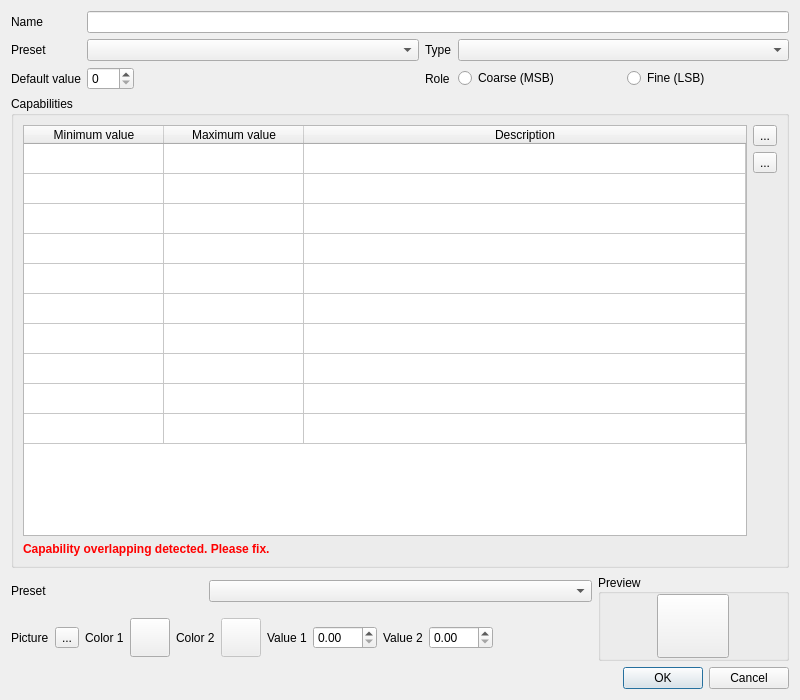
<?xml version="1.0" encoding="UTF-8"?>
<ui version="4.0">
 <author>Massimo Callegari</author>
 <comment>
  Q Light Controller Plus
  editchannel.ui

  Copyright (c) 2015 Massimo Callegari

  Licensed under the Apache License, Version 2.0 (the &quot;License&quot;);
  you may not use this file except in compliance with the License.
  You may obtain a copy of the License at

      http://www.apache.org/licenses/LICENSE-2.0.txt

  Unless required by applicable law or agreed to in writing, software
  distributed under the License is distributed on an &quot;AS IS&quot; BASIS,
  WITHOUT WARRANTIES OR CONDITIONS OF ANY KIND, either express or implied.
  See the License for the specific language governing permissions and
  limitations under the License.
 </comment>
 <class>EditChannel</class>
 <widget class="QDialog" name="EditChannel">
  <property name="geometry">
   <rect>
    <x>0</x>
    <y>0</y>
    <width>800</width>
    <height>700</height>
   </rect>
  </property>
  <property name="windowTitle">
   <string>Edit Channel</string>
  </property>
  <layout class="QGridLayout" name="gridLayout_2">
   <item row="9" column="0" colspan="2">
    <widget class="QDialogButtonBox" name="buttonBox">
     <property name="orientation">
      <enum>Qt::Horizontal</enum>
     </property>
     <property name="standardButtons">
      <set>QDialogButtonBox::Cancel|QDialogButtonBox::Ok</set>
     </property>
    </widget>
   </item>
   <item row="7" column="0" colspan="2">
    <widget class="QGroupBox" name="groupBox_2">
     <property name="sizePolicy">
      <sizepolicy hsizetype="Preferred" vsizetype="Expanding">
       <horstretch>0</horstretch>
       <verstretch>0</verstretch>
      </sizepolicy>
     </property>
     <property name="title">
      <string>Capabilities</string>
     </property>
     <layout class="QGridLayout" name="gridLayout">
      <item row="0" column="0" rowspan="6">
       <widget class="QTableWidget" name="m_capabilityList">
        <property name="rowCount">
         <number>10</number>
        </property>
        <property name="columnCount">
         <number>3</number>
        </property>
        <attribute name="horizontalHeaderCascadingSectionResizes">
         <bool>false</bool>
        </attribute>
        <attribute name="horizontalHeaderDefaultSectionSize">
         <number>140</number>
        </attribute>
        <attribute name="horizontalHeaderStretchLastSection">
         <bool>true</bool>
        </attribute>
        <attribute name="verticalHeaderVisible">
         <bool>false</bool>
        </attribute>
        <row/>
        <row/>
        <row/>
        <row/>
        <row/>
        <row/>
        <row/>
        <row/>
        <row/>
        <row/>
        <column>
         <property name="text">
          <string>Minimum value</string>
         </property>
        </column>
        <column>
         <property name="text">
          <string>Maximum value</string>
         </property>
        </column>
        <column>
         <property name="text">
          <string>Description</string>
         </property>
        </column>
       </widget>
      </item>
      <item row="6" column="0">
       <widget class="QLabel" name="m_invalidMinMax">
        <property name="sizePolicy">
         <sizepolicy hsizetype="Preferred" vsizetype="Fixed">
          <horstretch>0</horstretch>
          <verstretch>0</verstretch>
         </sizepolicy>
        </property>
        <property name="text">
         <string>&lt;font color=&quot;red&quot;&gt;&lt;b&gt;Capability overlapping detected. Please fix.&lt;/b&gt;&lt;/font&gt;</string>
        </property>
       </widget>
      </item>
      <item row="1" column="1">
       <widget class="QToolButton" name="m_wizardButton">
        <property name="toolTip">
         <string>Capability wizard</string>
        </property>
        <property name="text">
         <string notr="true">...</string>
        </property>
        <property name="icon">
         <iconset resource="../ui/src/qlcui.qrc">
          <normaloff>:/wizard.png</normaloff>:/wizard.png</iconset>
        </property>
        <property name="iconSize">
         <size>
          <width>32</width>
          <height>32</height>
         </size>
        </property>
       </widget>
      </item>
      <item row="2" column="1" rowspan="5">
       <spacer>
        <property name="orientation">
         <enum>Qt::Vertical</enum>
        </property>
        <property name="sizeHint" stdset="0">
         <size>
          <width>20</width>
          <height>84</height>
         </size>
        </property>
       </spacer>
      </item>
      <item row="0" column="1">
       <widget class="QToolButton" name="m_removeCapabilityButton">
        <property name="toolTip">
         <string>Remove the selected capability</string>
        </property>
        <property name="text">
         <string notr="true">...</string>
        </property>
        <property name="icon">
         <iconset resource="../ui/src/qlcui.qrc">
          <normaloff>:/edit_remove.png</normaloff>:/edit_remove.png</iconset>
        </property>
        <property name="iconSize">
         <size>
          <width>32</width>
          <height>32</height>
         </size>
        </property>
       </widget>
      </item>
     </layout>
    </widget>
   </item>
   <item row="0" column="0" colspan="2">
    <layout class="QGridLayout" name="gridLayout_3">
     <item row="2" column="1">
      <widget class="QSpinBox" name="m_defaultValSpin">
       <property name="sizePolicy">
        <sizepolicy hsizetype="Fixed" vsizetype="Fixed">
         <horstretch>0</horstretch>
         <verstretch>0</verstretch>
        </sizepolicy>
       </property>
       <property name="maximum">
        <number>255</number>
       </property>
      </widget>
     </item>
     <item row="0" column="0">
      <widget class="QLabel" name="m_nameLabel">
       <property name="sizePolicy">
        <sizepolicy hsizetype="Preferred" vsizetype="Preferred">
         <horstretch>0</horstretch>
         <verstretch>0</verstretch>
        </sizepolicy>
       </property>
       <property name="text">
        <string>Name</string>
       </property>
      </widget>
     </item>
     <item row="1" column="1">
      <widget class="QComboBox" name="m_presetCombo">
       <property name="sizePolicy">
        <sizepolicy hsizetype="Expanding" vsizetype="Fixed">
         <horstretch>0</horstretch>
         <verstretch>0</verstretch>
        </sizepolicy>
       </property>
       <property name="iconSize">
        <size>
         <width>24</width>
         <height>24</height>
        </size>
       </property>
      </widget>
     </item>
     <item row="1" column="3">
      <widget class="QComboBox" name="m_typeCombo">
       <property name="sizePolicy">
        <sizepolicy hsizetype="Expanding" vsizetype="Fixed">
         <horstretch>0</horstretch>
         <verstretch>0</verstretch>
        </sizepolicy>
       </property>
       <property name="toolTip">
        <string>The group this channel belongs to</string>
       </property>
       <property name="iconSize">
        <size>
         <width>24</width>
         <height>24</height>
        </size>
       </property>
      </widget>
     </item>
     <item row="2" column="0">
      <widget class="QLabel" name="label_4">
       <property name="text">
        <string>Default value</string>
       </property>
      </widget>
     </item>
     <item row="1" column="2">
      <widget class="QLabel" name="m_groupLabel">
       <property name="sizePolicy">
        <sizepolicy hsizetype="Preferred" vsizetype="Preferred">
         <horstretch>0</horstretch>
         <verstretch>0</verstretch>
        </sizepolicy>
       </property>
       <property name="text">
        <string>Type</string>
       </property>
      </widget>
     </item>
     <item row="1" column="0">
      <widget class="QLabel" name="m_presetLabel">
       <property name="text">
        <string>Preset</string>
       </property>
      </widget>
     </item>
     <item row="0" column="1" colspan="3">
      <widget class="QLineEdit" name="m_nameEdit">
       <property name="toolTip">
        <string>The name of this channel</string>
       </property>
      </widget>
     </item>
     <item row="2" column="2">
      <widget class="QLabel" name="label_5">
       <property name="text">
        <string>Role</string>
       </property>
      </widget>
     </item>
     <item row="2" column="3">
      <layout class="QHBoxLayout" name="horizontalLayout">
       <item>
        <widget class="QRadioButton" name="m_msbRadio">
         <property name="text">
          <string>Coarse (MSB)</string>
         </property>
        </widget>
       </item>
       <item>
        <widget class="QRadioButton" name="m_lsbRadio">
         <property name="text">
          <string>Fine (LSB)</string>
         </property>
        </widget>
       </item>
      </layout>
     </item>
    </layout>
   </item>
   <item row="8" column="0" colspan="2">
    <layout class="QGridLayout" name="m_presetGrid">
     <item row="0" column="0">
      <widget class="QLabel" name="m_capPresetLabel">
       <property name="text">
        <string>Preset</string>
       </property>
      </widget>
     </item>
     <item row="0" column="1" colspan="2">
      <widget class="QComboBox" name="m_capPresetCombo">
       <property name="iconSize">
        <size>
         <width>24</width>
         <height>24</height>
        </size>
       </property>
      </widget>
     </item>
     <item row="1" column="0" colspan="3">
      <layout class="QHBoxLayout" name="horizontalLayout_2">
       <item>
        <widget class="QLabel" name="m_pictureLabel">
         <property name="text">
          <string>Picture</string>
         </property>
        </widget>
       </item>
       <item>
        <widget class="QToolButton" name="m_pictureButton">
         <property name="text">
          <string notr="true">...</string>
         </property>
        </widget>
       </item>
       <item>
        <widget class="QLabel" name="m_color1Label">
         <property name="text">
          <string>Color 1</string>
         </property>
        </widget>
       </item>
       <item>
        <widget class="QToolButton" name="m_color1Button">
         <property name="text">
          <string notr="true"/>
         </property>
         <property name="icon">
          <iconset resource="../ui/src/qlcui.qrc">
           <normaloff>:/color.png</normaloff>:/color.png</iconset>
         </property>
         <property name="iconSize">
          <size>
           <width>32</width>
           <height>32</height>
          </size>
         </property>
        </widget>
       </item>
       <item>
        <widget class="QLabel" name="m_color2Label">
         <property name="text">
          <string>Color 2</string>
         </property>
        </widget>
       </item>
       <item>
        <widget class="QToolButton" name="m_color2Button">
         <property name="enabled">
          <bool>false</bool>
         </property>
         <property name="text">
          <string notr="true"/>
         </property>
         <property name="icon">
          <iconset resource="../ui/src/qlcui.qrc">
           <normaloff>:/color.png</normaloff>:/color.png</iconset>
         </property>
         <property name="iconSize">
          <size>
           <width>32</width>
           <height>32</height>
          </size>
         </property>
        </widget>
       </item>
       <item>
        <widget class="QLabel" name="m_val1Label">
         <property name="text">
          <string>Value 1</string>
         </property>
        </widget>
       </item>
       <item>
        <widget class="QDoubleSpinBox" name="m_val1Spin">
         <property name="maximum">
          <double>999.990000000000009</double>
         </property>
        </widget>
       </item>
       <item>
        <widget class="QLabel" name="m_val2Label">
         <property name="text">
          <string>Value 2</string>
         </property>
        </widget>
       </item>
       <item>
        <widget class="QDoubleSpinBox" name="m_val2Spin">
         <property name="maximum">
          <double>999.990000000000009</double>
         </property>
        </widget>
       </item>
       <item>
        <spacer name="horizontalSpacer">
         <property name="orientation">
          <enum>Qt::Horizontal</enum>
         </property>
         <property name="sizeHint" stdset="0">
          <size>
           <width>40</width>
           <height>20</height>
          </size>
         </property>
        </spacer>
       </item>
      </layout>
     </item>
     <item row="0" column="3" rowspan="2">
      <widget class="QGroupBox" name="m_resourceGroup">
       <property name="title">
        <string>Preview</string>
       </property>
       <property name="alignment">
        <set>Qt::AlignLeading|Qt::AlignLeft|Qt::AlignVCenter</set>
       </property>
       <layout class="QGridLayout" name="gridLayout1">
        <property name="topMargin">
         <number>0</number>
        </property>
        <property name="bottomMargin">
         <number>0</number>
        </property>
        <item row="0" column="0">
         <widget class="QToolButton" name="m_resourceButton">
          <property name="enabled">
           <bool>true</bool>
          </property>
          <property name="minimumSize">
           <size>
            <width>64</width>
            <height>64</height>
           </size>
          </property>
          <property name="text">
           <string/>
          </property>
          <property name="iconSize">
           <size>
            <width>64</width>
            <height>64</height>
           </size>
          </property>
          <property name="arrowType">
           <enum>Qt::NoArrow</enum>
          </property>
         </widget>
        </item>
       </layout>
      </widget>
     </item>
    </layout>
   </item>
  </layout>
 </widget>
 <tabstops>
  <tabstop>m_nameEdit</tabstop>
  <tabstop>m_presetCombo</tabstop>
  <tabstop>m_typeCombo</tabstop>
  <tabstop>m_defaultValSpin</tabstop>
  <tabstop>m_msbRadio</tabstop>
  <tabstop>m_lsbRadio</tabstop>
  <tabstop>m_capabilityList</tabstop>
  <tabstop>m_capPresetCombo</tabstop>
  <tabstop>m_pictureButton</tabstop>
  <tabstop>m_color1Button</tabstop>
  <tabstop>m_color2Button</tabstop>
  <tabstop>m_val1Spin</tabstop>
  <tabstop>m_val2Spin</tabstop>
  <tabstop>m_removeCapabilityButton</tabstop>
  <tabstop>m_wizardButton</tabstop>
  <tabstop>m_resourceButton</tabstop>
 </tabstops>
 <resources>
  <include location="../ui/src/qlcui.qrc"/>
  <include location="../ui/src/qlcui.qrc"/>
 </resources>
 <connections>
  <connection>
   <sender>buttonBox</sender>
   <signal>accepted()</signal>
   <receiver>EditChannel</receiver>
   <slot>accept()</slot>
   <hints>
    <hint type="sourcelabel">
     <x>257</x>
     <y>447</y>
    </hint>
    <hint type="destinationlabel">
     <x>157</x>
     <y>274</y>
    </hint>
   </hints>
  </connection>
  <connection>
   <sender>buttonBox</sender>
   <signal>rejected()</signal>
   <receiver>EditChannel</receiver>
   <slot>reject()</slot>
   <hints>
    <hint type="sourcelabel">
     <x>325</x>
     <y>447</y>
    </hint>
    <hint type="destinationlabel">
     <x>286</x>
     <y>274</y>
    </hint>
   </hints>
  </connection>
 </connections>
</ui>
